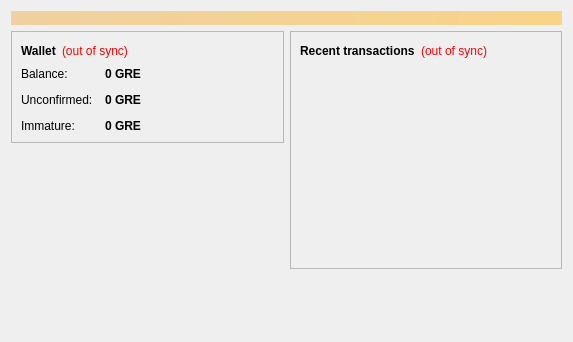
<?xml version="1.0" encoding="UTF-8"?>
<ui version="4.0">
 <class>OverviewPage</class>
 <widget class="QWidget" name="OverviewPage">
  <property name="geometry">
   <rect>
    <x>0</x>
    <y>0</y>
    <width>573</width>
    <height>342</height>
   </rect>
  </property>
  <property name="windowTitle">
   <string>Form</string>
  </property>
  <layout class="QVBoxLayout" name="topLayout">
   <item>
    <widget class="QLabel" name="labelAlerts">
     <property name="visible">
      <bool>false</bool>
     </property>
     <property name="styleSheet">
      <string notr="true">background-color: qlineargradient(x1: 0, y1: 0, x2: 1, y2: 0, stop:0 #F0D0A0, stop:1 #F8D488); color:#000000;</string>
     </property>
     <property name="wordWrap">
      <bool>true</bool>
     </property>
     <property name="margin">
      <number>3</number>
     </property>
    </widget>
   </item>
   <item>
    <layout class="QHBoxLayout" name="horizontalLayout" stretch="1,1">
     <item>
      <layout class="QVBoxLayout" name="verticalLayout_2">
       <item>
        <widget class="QFrame" name="frame">
         <property name="frameShape">
          <enum>QFrame::StyledPanel</enum>
         </property>
         <property name="frameShadow">
          <enum>QFrame::Raised</enum>
         </property>
         <layout class="QVBoxLayout" name="verticalLayout_4">
          <item>
           <layout class="QHBoxLayout" name="horizontalLayout_4">
            <item>
             <widget class="QLabel" name="label_5">
              <property name="font">
               <font>
                <weight>75</weight>
                <bold>true</bold>
               </font>
              </property>
              <property name="text">
               <string>Wallet</string>
              </property>
             </widget>
            </item>
            <item>
             <widget class="QLabel" name="labelWalletStatus">
              <property name="toolTip">
               <string>The displayed information may be out of date. Your wallet automatically synchronizes with the Greekcoin network after a connection is established, but this process has not completed yet.</string>
              </property>
              <property name="styleSheet">
               <string notr="true">QLabel { color: red; }</string>
              </property>
              <property name="text">
               <string notr="true">(out of sync)</string>
              </property>
              <property name="alignment">
               <set>Qt::AlignLeading|Qt::AlignLeft|Qt::AlignVCenter</set>
              </property>
             </widget>
            </item>
            <item>
             <spacer name="horizontalSpacer_2">
              <property name="orientation">
               <enum>Qt::Horizontal</enum>
              </property>
              <property name="sizeHint" stdset="0">
               <size>
                <width>40</width>
                <height>20</height>
               </size>
              </property>
             </spacer>
            </item>
           </layout>
          </item>
          <item>
           <layout class="QFormLayout" name="formLayout_2">
            <property name="fieldGrowthPolicy">
             <enum>QFormLayout::AllNonFixedFieldsGrow</enum>
            </property>
            <property name="horizontalSpacing">
             <number>12</number>
            </property>
            <property name="verticalSpacing">
             <number>12</number>
            </property>
            <item row="0" column="0">
             <widget class="QLabel" name="label">
              <property name="text">
               <string>Balance:</string>
              </property>
             </widget>
            </item>
            <item row="0" column="1">
             <widget class="QLabel" name="labelBalance">
              <property name="font">
               <font>
                <weight>75</weight>
                <bold>true</bold>
               </font>
              </property>
              <property name="cursor">
               <cursorShape>IBeamCursor</cursorShape>
              </property>
              <property name="toolTip">
               <string>Your current balance</string>
              </property>
              <property name="text">
               <string notr="true">0 GRE</string>
              </property>
              <property name="textInteractionFlags">
               <set>Qt::LinksAccessibleByMouse|Qt::TextSelectableByKeyboard|Qt::TextSelectableByMouse</set>
              </property>
             </widget>
            </item>
            <item row="1" column="0">
             <widget class="QLabel" name="label_3">
              <property name="text">
               <string>Unconfirmed:</string>
              </property>
             </widget>
            </item>
            <item row="1" column="1">
             <widget class="QLabel" name="labelUnconfirmed">
              <property name="font">
               <font>
                <weight>75</weight>
                <bold>true</bold>
               </font>
              </property>
              <property name="cursor">
               <cursorShape>IBeamCursor</cursorShape>
              </property>
              <property name="toolTip">
               <string>Total of transactions that have yet to be confirmed, and do not yet count toward the current balance</string>
              </property>
              <property name="text">
               <string notr="true">0 GRE</string>
              </property>
              <property name="textInteractionFlags">
               <set>Qt::LinksAccessibleByMouse|Qt::TextSelectableByKeyboard|Qt::TextSelectableByMouse</set>
              </property>
             </widget>
            </item>
            <item row="2" column="0">
             <widget class="QLabel" name="labelImmatureText">
              <property name="text">
               <string>Immature:</string>
              </property>
             </widget>
            </item>
            <item row="2" column="1">
             <widget class="QLabel" name="labelImmature">
              <property name="font">
               <font>
                <weight>75</weight>
                <bold>true</bold>
               </font>
              </property>
              <property name="toolTip">
               <string>Mined balance that has not yet matured</string>
              </property>
              <property name="text">
               <string notr="true">0 GRE</string>
              </property>
              <property name="textInteractionFlags">
               <set>Qt::LinksAccessibleByMouse|Qt::TextSelectableByKeyboard|Qt::TextSelectableByMouse</set>
              </property>
             </widget>
            </item>
           </layout>
          </item>
         </layout>
        </widget>
       </item>
       <item>
        <spacer name="verticalSpacer">
         <property name="orientation">
          <enum>Qt::Vertical</enum>
         </property>
         <property name="sizeHint" stdset="0">
          <size>
           <width>20</width>
           <height>40</height>
          </size>
         </property>
        </spacer>
       </item>
      </layout>
     </item>
     <item>
      <layout class="QVBoxLayout" name="verticalLayout_3">
       <item>
        <widget class="QFrame" name="frame_2">
         <property name="frameShape">
          <enum>QFrame::StyledPanel</enum>
         </property>
         <property name="frameShadow">
          <enum>QFrame::Raised</enum>
         </property>
         <layout class="QVBoxLayout" name="verticalLayout">
          <item>
           <layout class="QHBoxLayout" name="horizontalLayout_2">
            <item>
             <widget class="QLabel" name="label_4">
              <property name="text">
               <string>&lt;b&gt;Recent transactions&lt;/b&gt;</string>
              </property>
             </widget>
            </item>
            <item>
             <widget class="QLabel" name="labelTransactionsStatus">
              <property name="toolTip">
               <string>The displayed information may be out of date. Your wallet automatically synchronizes with the Greekcoin network after a connection is established, but this process has not completed yet.</string>
              </property>
              <property name="styleSheet">
               <string notr="true">QLabel { color: red; }</string>
              </property>
              <property name="text">
               <string notr="true">(out of sync)</string>
              </property>
              <property name="alignment">
               <set>Qt::AlignRight|Qt::AlignTrailing|Qt::AlignVCenter</set>
              </property>
             </widget>
            </item>
            <item>
             <spacer name="horizontalSpacer">
              <property name="orientation">
               <enum>Qt::Horizontal</enum>
              </property>
              <property name="sizeHint" stdset="0">
               <size>
                <width>40</width>
                <height>20</height>
               </size>
              </property>
             </spacer>
            </item>
           </layout>
          </item>
          <item>
           <widget class="QListView" name="listTransactions">
            <property name="styleSheet">
             <string notr="true">QListView { background: transparent; }</string>
            </property>
            <property name="frameShape">
             <enum>QFrame::NoFrame</enum>
            </property>
            <property name="verticalScrollBarPolicy">
             <enum>Qt::ScrollBarAlwaysOff</enum>
            </property>
            <property name="horizontalScrollBarPolicy">
             <enum>Qt::ScrollBarAlwaysOff</enum>
            </property>
            <property name="selectionMode">
             <enum>QAbstractItemView::NoSelection</enum>
            </property>
           </widget>
          </item>
         </layout>
        </widget>
       </item>
       <item>
        <spacer name="verticalSpacer_2">
         <property name="orientation">
          <enum>Qt::Vertical</enum>
         </property>
         <property name="sizeHint" stdset="0">
          <size>
           <width>20</width>
           <height>40</height>
          </size>
         </property>
        </spacer>
       </item>
      </layout>
     </item>
    </layout>
   </item>
  </layout>
 </widget>
 <resources/>
 <connections/>
</ui>
